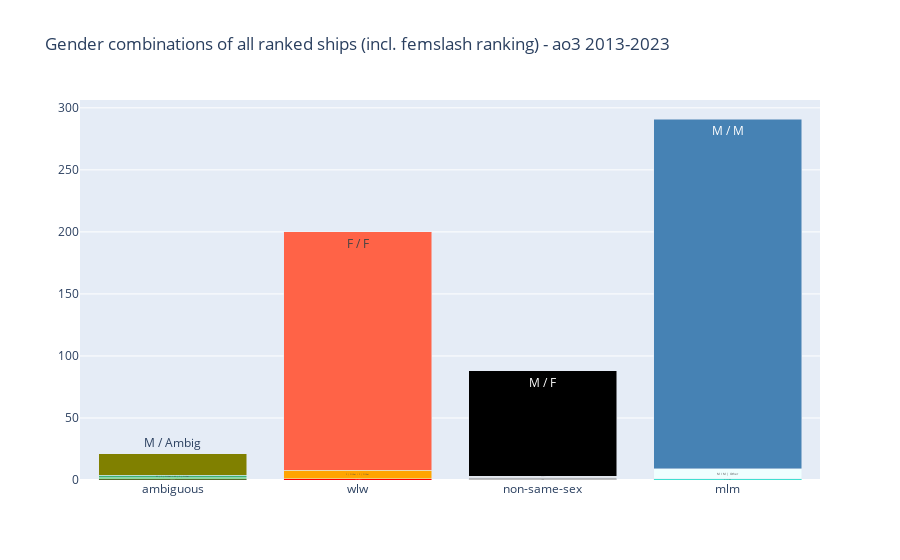

This figure's notebook cell:
### Code cell
# visualising gender stacks

import plotly.graph_objects as go
from plotly.subplots import make_subplots

gender_combo_fig=go.Figure()

fem_stack = ["F / F","F | Other / F | Other", "F / F | Other",]
masc_stack = ["M / M", "M / M | Other","M | Other / M / M",]
het_stack = ["M / F","F / Other","M / Other","F / M / M"]
ambig_gender_stack = ["M / Ambig","M | Other / Ambig", "F / Ambig","M | F | Other / M | F | Other"]

wlw_count = 0
mlm_count = 0
het_count = 0
ambig_count = 0

for combo in list(total_gender_percentages.index):
    if combo in fem_stack:
        label = "wlw"
        colours = ["red", "orange", "tomato"]
        colour = colours[wlw_count]
        wlw_count += 1
    elif combo in masc_stack:
        label = "mlm"
        colours = ["turquoise", "azure", "steelblue"]
        colour = colours[mlm_count]
        mlm_count += 1
    elif combo in het_stack:
        label = "non-same-sex"
        colours = ["silver", "grey", "gainsboro", "black"]
        colour = colours[het_count]
        het_count += 1
    elif combo in ambig_gender_stack:
        label = "ambiguous"
        colours = ["darkolivegreen", "limegreen", "mediumseagreen", "olive"]
        colour = colours[ambig_count]
        ambig_count += 1
    else: 
        print(combo)
    gender_combo_fig.add_trace(
        go.Bar(
            x=[label],
            y=total_gender_percentages.loc[combo],
            text=combo,
            marker_color=colour
        )
    )

gender_combo_fig.update_layout(
    barmode='stack', 
    showlegend=False, 
    title="Gender combinations of all ranked ships (incl. femslash ranking) - ao3 2013-2023"
)

gender_combo_fig.show()

### Figure 1 — Plotly figure (JSON) as saved in the notebook; plotly's stock layout.template omitted (floating-point values rounded to 4 significant figures)
{"data": [{"marker": {"color": "darkolivegreen"}, "text": "F / Ambig", "type": "bar", "x": ["ambiguous"], "y": [1]}, {"marker": {"color": "red"}, "text": "F / F | Other", "type": "bar", "x": ["wlw"], "y": [1]}, {"marker": {"color": "silver"}, "text": "F / M / M", "type": "bar", "x": ["non-same-sex"], "y": [1]}, {"marker": {"color": "grey"}, "text": "F / Other", "type": "bar", "x": ["non-same-sex"], "y": [1]}, {"marker": {"color": "limegreen"}, "text": "M | Other / Ambig", "type": "bar", "x": ["ambiguous"], "y": [1]}, {"marker": {"color": "turquoise"}, "text": "M | Other / M / M", "type": "bar", "x": ["mlm"], "y": [1]}, {"marker": {"color": "gainsboro"}, "text": "M / Other", "type": "bar", "x": ["non-same-sex"], "y": [1]}, {"marker": {"color": "mediumseagreen"}, "text": "M | F | Other / M | F | Other", "type": "bar", "x": ["ambiguous"], "y": [2]}, {"marker": {"color": "orange"}, "text": "F | Other / F | Other", "type": "bar", "x": ["wlw"], "y": [7]}, {"marker": {"color": "azure"}, "text": "M / M | Other", "type": "bar", "x": ["mlm"], "y": [8]}, {"marker": {"color": "olive"}, "text": "M / Ambig", "type": "bar", "x": ["ambiguous"], "y": [17]}, {"marker": {"color": "black"}, "text": "M / F", "type": "bar", "x": ["non-same-sex"], "y": [85]}, {"marker": {"color": "tomato"}, "text": "F / F", "type": "bar", "x": ["wlw"], "y": [192]}, {"marker": {"color": "steelblue"}, "text": "M / M", "type": "bar", "x": ["mlm"], "y": [282]}], "layout": {"barmode": "stack", "showlegend": false, "title": {"text": "Gender combinations of all ranked ships (incl. femslash ranking) - ao3 2013-2023"}}}
